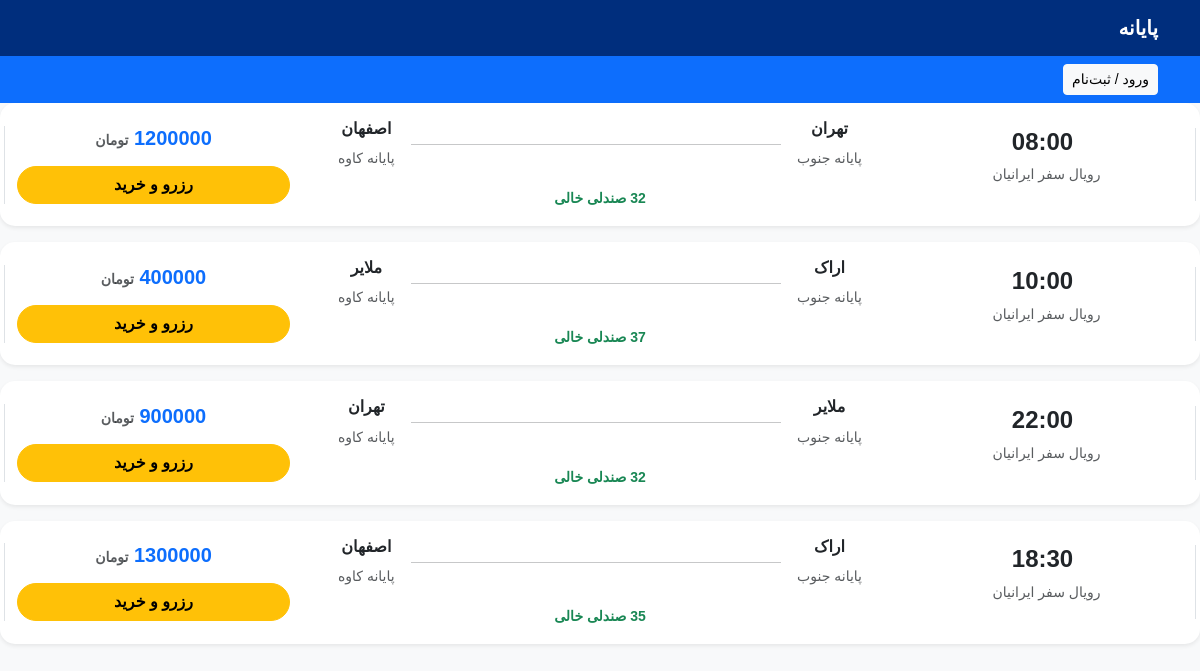
Page /trips/results/ on the committed database.
### trips/models.py (models this page shows, shortened)
class Trip(models.Model):
    origin=models.ForeignKey(City,on_delete=models.PROTECT,related_name="departing_trips")
    destination=models.ForeignKey(City,on_delete=models.PROTECT,related_name="arriving_trips")
    bus=models.ForeignKey(Bus,on_delete=models.PROTECT,related_name="trips")
    available_seats=models.PositiveBigIntegerField(default=40)
    departure_datetime=models.DateTimeField()
    arrival_datetime=models.DateTimeField(blank=True,null=True)
    price=models.PositiveIntegerField()
    is_active=models.BooleanField(default=True)
    class Meta:
        indexes=[
            models.Index(fields=["origin","destination","departure_datetime"]),
        ]
    def get_reserved_seats(self):
        from bookings.models import Ticket
        reversed_seats=Ticket.objects.filter(
            trip=self,
            booking__status='PAID'
        ).values_list('seat_number',flat=True)
        return list(reversed_seats)
    def get_available_seats(self):
        total_seats=self.bus.bus_type.seat_count
        reserved_seats=self.get_reserved_seats()
        return[i for i in range(1,total_seats + 1)if i not in reserved_seats]

class City(models.Model):
    name=models.CharField(max_length=100,unique=True)
    slug=models.SlugField(max_length=120,unique=True)

### trips/views.py (the view)
# urls.py: path('results/',views.trip_results,name='trip_results'),
def trip_results(request):
    origin_id = request.GET.get('origin_id')
    destination_id = request.GET.get('destination_id')
    date = request.GET.get('date')
    trips = Trip.objects.all()
    if origin_id:
        trips = trips.filter(origin_id=origin_id)
    if destination_id:
        trips = trips.filter(destination_id=destination_id)
    if date:
        trips = trips.filter(departure_datetime__date=date)
    for trip in trips:
        trip.available_seats_count=len(trip.get_available_seats())
    return render(request, 'trips/trip_results.html', {'trips': trips})

### trips/templates/trips/trip_results.html (shortened to what this page needs)
{% extends 'trips/base.html' %}
{% load static %}
{% block content %}
{% for trip in trips %}
<div class="card mb-3 shadow-sm border-0" style="border-radius: 15px;">
    <div class="card-body">
        <div class="row align-items-center">
            <div class="col-md-3 border-start text-center">
                <div class="d-flex align-items-center justify-content-center mb-2">
                    <h4 class="fw-bold mb-0">{{ trip.departure_datetime|date:"H:i" }}</h4>
                </div>
                <p class="text-muted small">رویال سفر ایرانیان</p>
            </div>
            <div class="col-md-6 text-center">
                <div class="d-flex justify-content-between align-items-center px-4">
                    <div>
                        <h6 class="fw-bold">{{ trip.origin.name }}</h6>
                        <small class="text-muted">پایانه جنوب</small>
                    </div>
                    <div class="flex-grow-1 mx-3 position-relative">
                        <hr>
                    </div>
                    <div>
                        <h6 class="fw-bold">{{ trip.destination.name }}</h6>
                        <small class="text-muted">پایانه کاوه</small>
                    </div>
                </div>
                <div class="mt-3">
                    <span class="text-success small fw-bold">
                         {{ trip.available_seats }} صندلی خالی
                    </span>
                </div>
            </div>
            <div class="col-md-3 text-center border-end">
                <h5 class="text-primary fw-bold mb-3">{{ trip.price }} <small class="text-muted" style="font-size: 0.7em;">تومان</small></h5>
                <a href="{% url 'bookings:buy_ticket' trip.id %}" class="btn btn-warning w-100 rounded-pill fw-bold">
                    رزرو و خرید
                </a>
            </div>
        </div>
    </div>
</div>
{% empty %}
<div class="alert alert-info text-center">متأسفانه سفری برای این تاریخ و مسیر پیدا نشد.</div>
{% endfor %}
{% endblock %}

### trips/templates/trips/base.html (shortened to what this page needs)
<!DOCTYPE html>
<html lang="fa" dir="rtl">
<head>
<link rel="stylesheet" href="https://unpkg.com/persian-datepicker@1.2.0/dist/css/persian-datepicker.min.css">
    <link rel="stylesheet" href="https://cdnjs.cloudflare.com/ajax/libs/font-awesome/6.0.0/css/all.min.css">
    <link href="https://cdn.jsdelivr.net/npm/bootstrap@5.3.0/dist/css/bootstrap.rtl.min.css" rel="stylesheet">
</head>
<body>
    <nav class="navbar navbar-dark mb-0" style="background-color: #002e7d;">
        <div class="container">
            <a class="navbar-brand fw-bold" href="/">پایانه</a>
        </div>
    </nav>
    <nav class="navbar navbar-expand-lg navbar-dark bg-primary">
    <div class="container d-flex justify-content-between align-items-center">
        <div class="d-flex gap-2">
            {% if user.is_authenticated %}
                <a href="{% url 'accounts:profile' %}" class="btn btn-success btn-sm">پروفایل من</a>
                <a href="{% url 'accounts:logout' %}" class="btn btn-danger btn-sm">خروج</a>
            {% else %}
                <a href="{% url 'accounts:login' %}" class="btn btn-light btn-sm">ورود / ثبت‌نام</a>
            {% endif %}
        </div>
    </div>
</nav>
    {% block content %}
    {% endblock %}
</body>
</html>

### trips/templates/trips/base.html (style rules this page uses)
:root { --primary-blue: #002e7d; --light-blue: #f4f7ff; }
body { background-color: #f8f9fa; font-family: Tahoma, sans-serif; direction: rtl; text-align: right; }
body { padding-bottom: 80px; }
a { -webkit-tap-highlight-color: transparent; }

### rows in the picture
Trip: departure_datetime "08:00", origin.name "تهران", destination.name "اصفهان", available_seats "32", price "1200000"
Trip: departure_datetime "10:00", origin.name "اراک", destination.name "ملایر", available_seats "37", price "400000"
Trip: departure_datetime "22:00", origin.name "ملایر", destination.name "تهران", available_seats "32", price "900000"
Trip: departure_datetime "18:30", origin.name "اراک", destination.name "اصفهان", available_seats "35", price "1300000"
